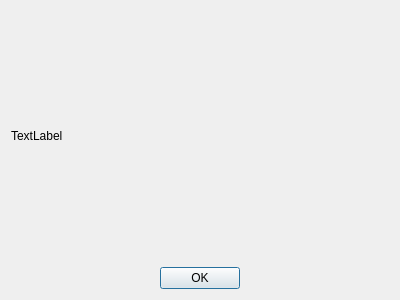
<?xml version="1.0" encoding="UTF-8"?>
<ui version="4.0">
 <class>Dialog</class>
 <widget class="QDialog" name="Dialog">
  <property name="geometry">
   <rect>
    <x>0</x>
    <y>0</y>
    <width>400</width>
    <height>300</height>
   </rect>
  </property>
  <property name="windowTitle">
   <string>Dialog</string>
  </property>
  <layout class="QVBoxLayout" name="verticalLayout">
   <item>
    <widget class="QLabel" name="text_hint">
     <property name="text">
      <string>TextLabel</string>
     </property>
    </widget>
   </item>
   <item>
    <layout class="QFormLayout" name="form"/>
   </item>
   <item>
    <widget class="QDialogButtonBox" name="buttons">
     <property name="orientation">
      <enum>Qt::Horizontal</enum>
     </property>
     <property name="standardButtons">
      <set>QDialogButtonBox::Ok</set>
     </property>
     <property name="centerButtons">
      <bool>true</bool>
     </property>
    </widget>
   </item>
  </layout>
 </widget>
 <resources/>
 <connections>
  <connection>
   <sender>buttons</sender>
   <signal>accepted()</signal>
   <receiver>Dialog</receiver>
   <slot>accept()</slot>
   <hints>
    <hint type="sourcelabel">
     <x>248</x>
     <y>254</y>
    </hint>
    <hint type="destinationlabel">
     <x>157</x>
     <y>274</y>
    </hint>
   </hints>
  </connection>
  <connection>
   <sender>buttons</sender>
   <signal>rejected()</signal>
   <receiver>Dialog</receiver>
   <slot>reject()</slot>
   <hints>
    <hint type="sourcelabel">
     <x>316</x>
     <y>260</y>
    </hint>
    <hint type="destinationlabel">
     <x>286</x>
     <y>274</y>
    </hint>
   </hints>
  </connection>
 </connections>
</ui>
